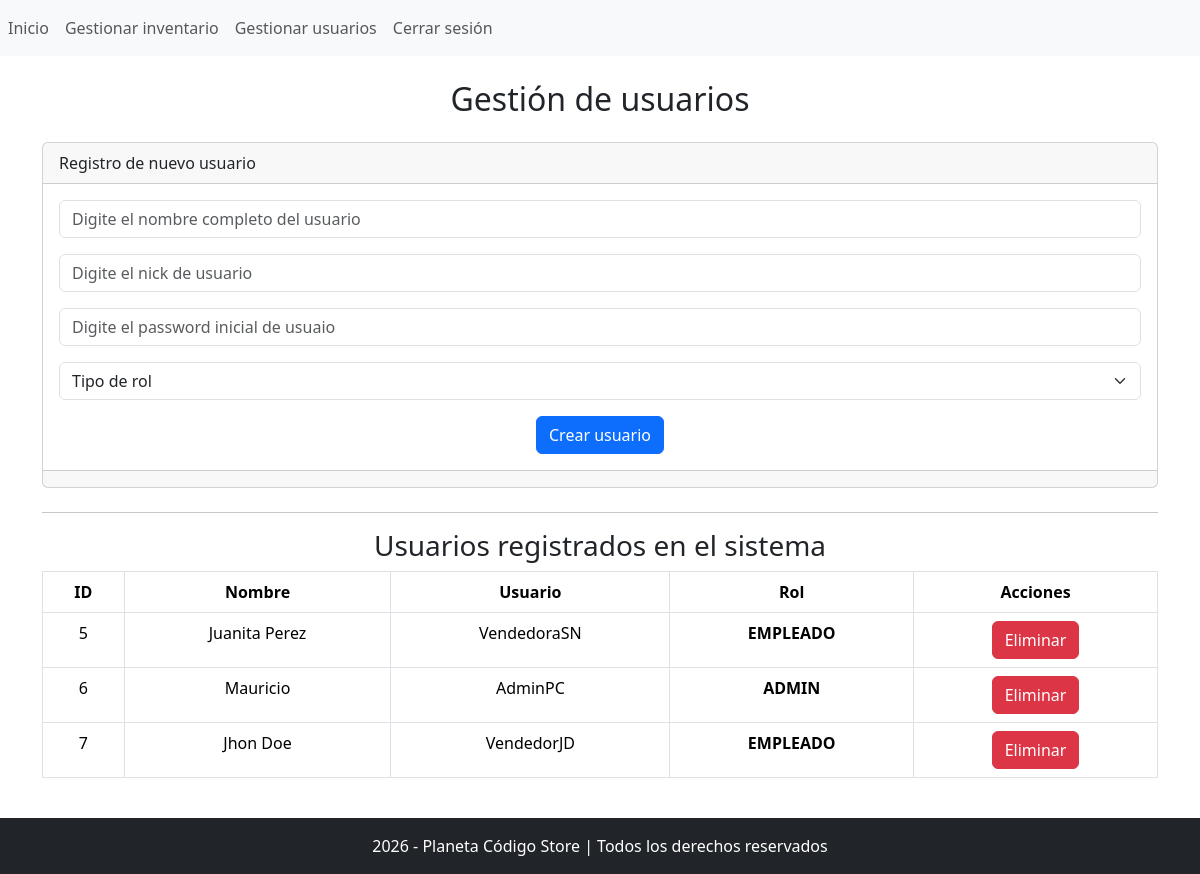
Page /codigo/admin/usuarios.php (signed in) on the committed database.
### tables this page shows
CREATE TABLE `usuarios` (
  `id` int(11) NOT NULL,
  `nombre` varchar(100) NOT NULL,
  `usuario` varchar(50) NOT NULL,
  `password` varchar(255) NOT NULL,
  `rol` enum('admin','empleado','','') NOT NULL
);

### codigo/admin/usuarios.php (the view, shortened to what this page needs)
<?php
require '../config/db.php';
$stmt = $pdo->query("SELECT `id`, `nombre`, `usuario`, `rol` FROM `usuarios`");
$lista_usuarios = $stmt->fetchAll();
include '../templates/header.php';
?>
<h2 class="mt-4 mb-4 text-center">Gestión de usuarios</h2>
<div class="card mb-4">
    <div class="card-header">Registro de nuevo usuario</div>
    <div class="card-body">
        <form action="" method="post">
            <div class="mb-3">
                <input type="text" class="form-control" name="nombre" id="" aria-describedby="helpId"
                    placeholder="Digite el nombre completo del usuario" required autocomplete="off" />
            </div>
            <div class="mb-3">
                <input type="text" class="form-control" name="usuario" id="" aria-describedby="helpId"
                    placeholder="Digite el nick de usuario" required autocomplete="off" />
            </div>
            <div class="mb-3">
                <input type="password" class="form-control" name="password" id="" aria-describedby="helpId"
                    placeholder="Digite el password inicial de usuaio" required autocomplete="off" />
            </div>
            <div class="mb-3">
                <select class="form-select form-select" name="rol" id="" required>
                    <option value="" selected disabled>Tipo de rol</option>
                </select>
            </div>
            <div class="text-center">
                <button type="submit" class="btn btn-primary" name="registrar">
                    Crear usuario
                </button>
            </div>
        </form>
    </div>
    <div class="card-footer text-body-secondary"></div>
</div>
<hr>
<h3 class="text-center mt-3">Usuarios registrados en el sistema</h3>
<div class="table-responsive">
    <table class="table table-bordered table-hover" style="text-align: center;">
        <thead>
            <tr>
                <th>ID</th>
                <th>Nombre</th>
                <th>Usuario</th>
                <th>Rol</th>
                <th>Acciones</th>
            </tr>
        </thead>
        <tbody>
            <?php foreach($lista_usuarios as $u): ?>
            <tr>
                <td><?php echo $u['id']; ?></td>
                <td><?php echo $u['nombre']; ?></td>
                <td><?php echo $u['usuario']; ?></td>
                <td><strong><?php echo strtoupper($u['rol']); ?></strong></td>
                <td>
                    <a name="" id="" class="btn btn-danger" href="?eliminar=<?php echo $u['id']; ?>"
                        role="button">Eliminar</a>
                </td>
            </tr>
            <?php endforeach; ?>
        </tbody>
    </table>
</div>
<?php
include '../templates/footer.php';
?>

### rows in the picture
usuarios: id "5", nombre "Juanita Perez", usuario "VendedoraSN", rol "EMPLEADO"
usuarios: id "6", nombre "Mauricio", usuario "AdminPC", rol "ADMIN"
usuarios: id "7", nombre "Jhon Doe", usuario "VendedorJD", rol "EMPLEADO"
